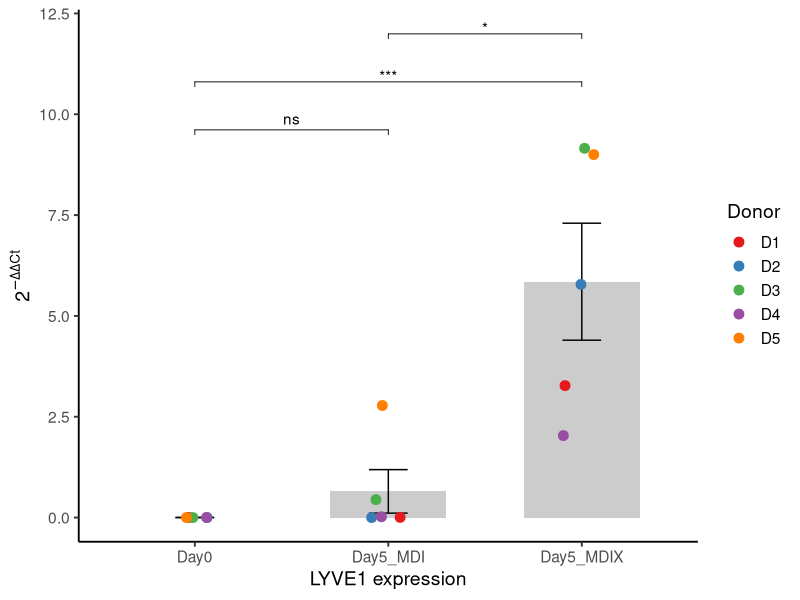
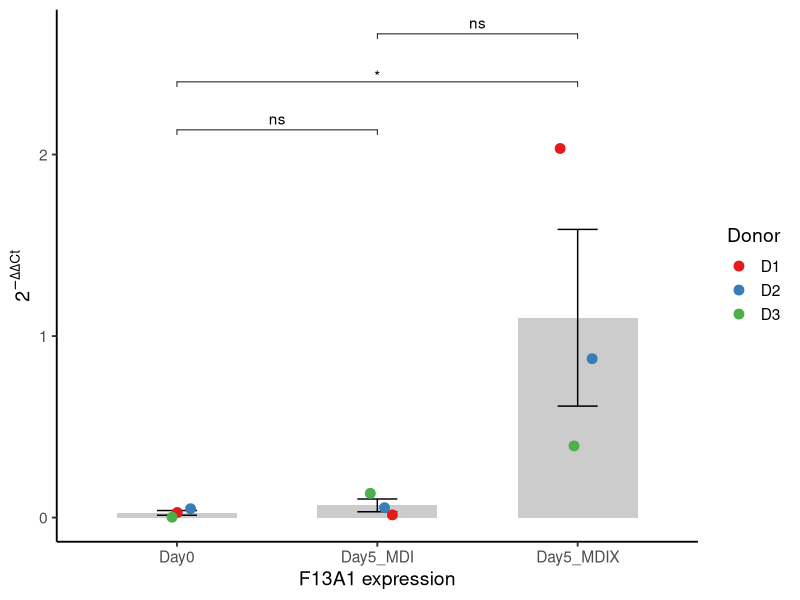
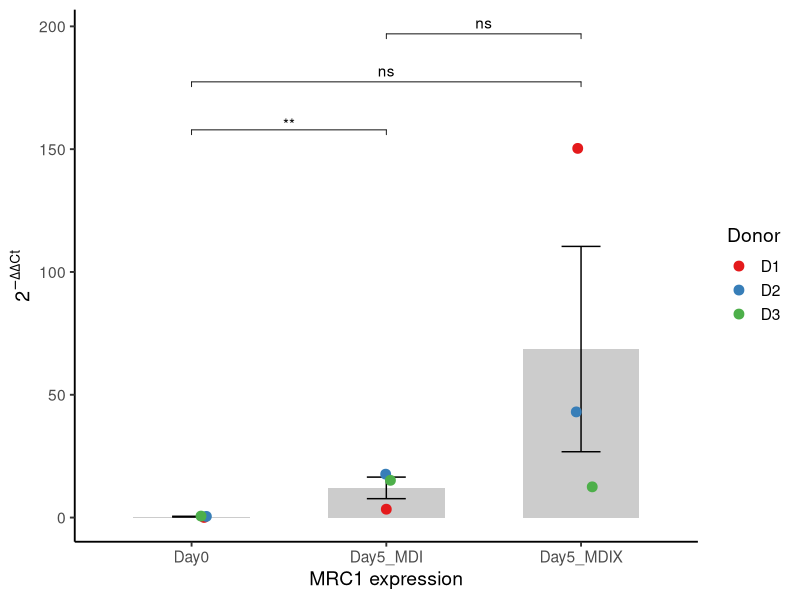
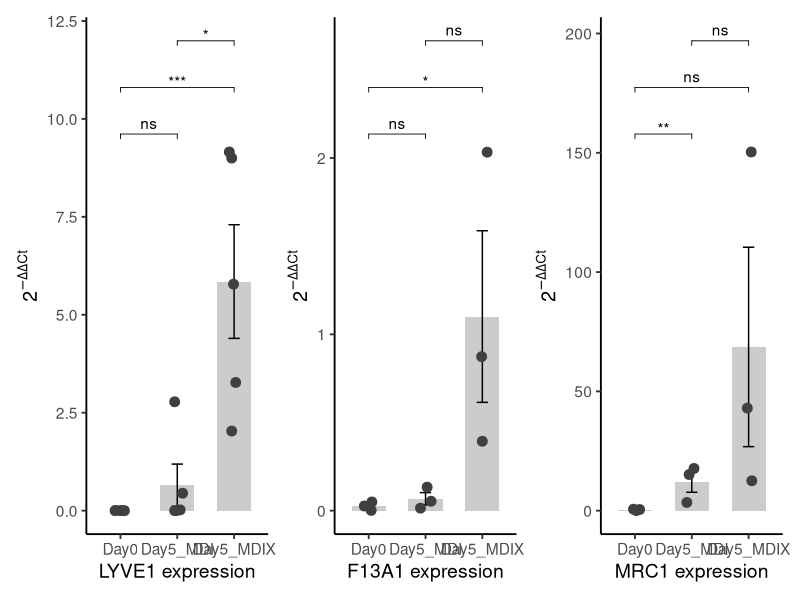

Recreate these plots in R, in order.
# qRT-PCR figure 2.5.1: log2 ddCt bar plots with paired t-tests for LYVE1, F13A1 and MRC1.
library(ggplot2)
library(rstatix)
library(ggpubr)
library(dplyr)
library(patchwork)

# ---- data: rows = donors, cols = Day0 / Day5_MDI / Day5_MDIX ----
LYVE1 <- matrix(c(
  0.00377064226915448, 0.004181,   3.271899,
  0.000123874512479221, 0.00012,   5.781357,
  0.000666,            0.44473,    9.155596,
  0.002144,            0.019506,   2.03257,
  0,                   2.778717,   9
), ncol = 3, byrow = TRUE)

F13A1 <- matrix(c(
  0.026045393, 0.013725666, 2.034171053,
  0.048097109, 0.054226956, 0.873293798,
  0.003285214, 0.13338127,  0.394889524
), ncol = 3, byrow = TRUE)

MRC1 <- matrix(c(
  0.05173857, 3.42539414, 150.340928,
  0.48310176, 17.6704883, 43.0116031,
  0.59177965, 15.1697457, 12.4872077
), ncol = 3, byrow = TRUE)

# ---- builder ----
build <- function(m, gene, color_dots = TRUE, correction = "none") {
  n <- nrow(m)
  df <- data.frame(
    donor = factor(rep(paste0("D", seq_len(n)), 3)),
    group = factor(rep(c("Day0", "Day5_MDI", "Day5_MDIX"), each = n),
                   levels = c("Day0", "Day5_MDI", "Day5_MDIX")),
    value = as.vector(m)
  )
  df$logval <- log2(pmax(df$value, min(df$value[df$value > 0]) / 2))  # floor zeros
  
  post <- df %>%
    pairwise_t_test(logval ~ group, paired = TRUE, p.adjust.method = correction) %>%
    add_significance(if (correction == "none") "p" else "p.adj")
  post$y.position <- max(df$value) * c(1.05, 1.18, 1.31)
  lab <- if (correction == "none") "p.signif" else "p.adj.signif"
  
  p <- ggplot(df, aes(group, value)) +
    stat_summary(fun = mean, geom = "bar", fill = "grey80", width = 0.6) +
    stat_summary(fun.data = mean_se, geom = "errorbar", width = 0.2) +
    stat_pvalue_manual(post, label = lab, tip.length = 0.01) +
    theme_classic(base_size = 14) +
    labs(x = paste(gene, "expression"),
         y = expression(2^{-Delta*Delta*Ct}))
  
  if (color_dots)
    p + geom_jitter(aes(colour = donor), width = 0.1, size = 3) +
    scale_colour_brewer(palette = "Set1") + labs(colour = "Donor")
  else
    p + geom_jitter(width = 0.1, size = 3, colour = "grey25")
}

# ---- individual figures ----
ggsave("qpcr_LYVE1.png", build(LYVE1, "LYVE1"), width = 5.2, height = 4.6, dpi = 300)
ggsave("qpcr_F13A1.png", build(F13A1, "F13A1"), width = 5.2, height = 4.6, dpi = 300)
ggsave("qpcr_MRC1.png",  build(MRC1,  "MRC1"),  width = 5.2, height = 4.6, dpi = 300)

# ---- combined: neutral dots, no shared donor legend (donors not matched across genes) ----
combined <- build(LYVE1, "LYVE1", FALSE) |
  build(F13A1, "F13A1", FALSE) |
  build(MRC1,  "MRC1",  FALSE)
ggsave("qpcr_combined.png", combined, width = 13, height = 4.6, dpi = 300)
